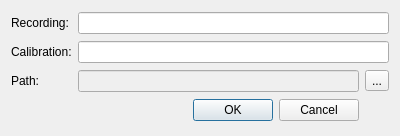
<?xml version="1.0" encoding="UTF-8"?>
<ui version="4.0">
 <class>lqStreamRecordDialog</class>
 <widget class="QDialog" name="lqStreamRecordDialog">
  <property name="geometry">
   <rect>
    <x>0</x>
    <y>0</y>
    <width>400</width>
    <height>136</height>
   </rect>
  </property>
  <property name="windowTitle">
   <string>Record Stream Data</string>
  </property>
  <layout class="QGridLayout" name="gridLayout">
   <item row="1" column="0">
    <widget class="QLabel" name="label">
     <property name="text">
      <string>Calibration:</string>
     </property>
    </widget>
   </item>
   <item row="2" column="0">
    <widget class="QLabel" name="label_3">
     <property name="text">
      <string>Path:</string>
     </property>
    </widget>
   </item>
   <item row="4" column="0" colspan="2">
    <widget class="QDialogButtonBox" name="buttonBox">
     <property name="orientation">
      <enum>Qt::Horizontal</enum>
     </property>
     <property name="standardButtons">
      <set>QDialogButtonBox::Cancel|QDialogButtonBox::Ok</set>
     </property>
    </widget>
   </item>
   <item row="2" column="2">
    <widget class="QToolButton" name="PathToolButton">
     <property name="text">
      <string>...</string>
     </property>
    </widget>
   </item>
   <item row="0" column="0">
    <widget class="QLabel" name="label_2">
     <property name="text">
      <string>Recording:</string>
     </property>
    </widget>
   </item>
   <item row="2" column="1">
    <widget class="QLineEdit" name="PathLineEdit">
     <property name="enabled">
      <bool>false</bool>
     </property>
    </widget>
   </item>
   <item row="1" column="1" colspan="2">
    <widget class="QLineEdit" name="CalibrationLineEdit">
     <property name="enabled">
      <bool>true</bool>
     </property>
    </widget>
   </item>
   <item row="0" column="1" colspan="2">
    <widget class="QLineEdit" name="RecordingLineEdit">
     <property name="enabled">
      <bool>true</bool>
     </property>
    </widget>
   </item>
  </layout>
 </widget>
 <resources/>
 <connections>
  <connection>
   <sender>buttonBox</sender>
   <signal>accepted()</signal>
   <receiver>lqStreamRecordDialog</receiver>
   <slot>accept()</slot>
   <hints>
    <hint type="sourcelabel">
     <x>248</x>
     <y>254</y>
    </hint>
    <hint type="destinationlabel">
     <x>157</x>
     <y>274</y>
    </hint>
   </hints>
  </connection>
  <connection>
   <sender>buttonBox</sender>
   <signal>rejected()</signal>
   <receiver>lqStreamRecordDialog</receiver>
   <slot>reject()</slot>
   <hints>
    <hint type="sourcelabel">
     <x>316</x>
     <y>260</y>
    </hint>
    <hint type="destinationlabel">
     <x>286</x>
     <y>274</y>
    </hint>
   </hints>
  </connection>
 </connections>
</ui>
